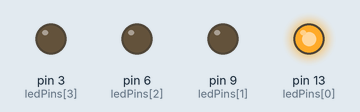
This sketch was run on a simulated Arduino Uno, built with avr-gcc and run on an emulated ATmega328P. On the bench: output pins drawn as LEDs (lit = HIGH).

Above: at 0.2 s.
At 1.2 s:
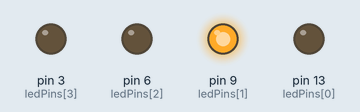
At 2.2 s:
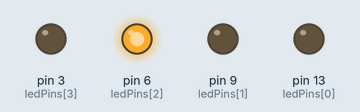
At 3.2 s:
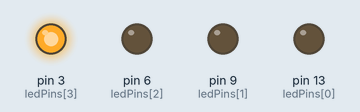
At 4.7 s:
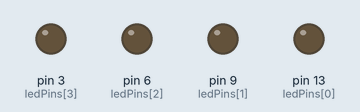
Timing chart, 0 to 5.2 s (numbered marks = the images above):
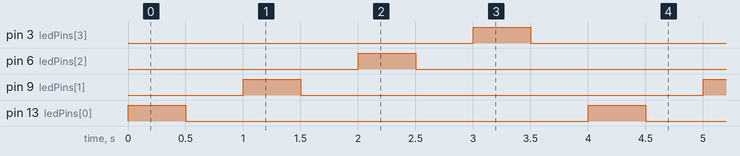

Measured:
- by itself, pin 3 (ledPins[3]), pin 6 (ledPins[2]), pin 9 (ledPins[1]), pin 13 (ledPins[0]): alternates HIGH for 0.50 s and LOW for 3.5 s
- by itself, everything shown: repeats every 4.0 s, in 8 steps

The sketch:

Cod_Sequ_cia_4_Canais.ino
```cpp
const int ledPins[] = {13, 9, 6, 3}; // Pinos onde os LEDs estão conectados

void setup() {
   // Configura os pinos dos LEDs como saída
   for (int i = 0; i < 4; i++) {
      pinMode(ledPins[i], OUTPUT);
   }
}

void loop() {
   // Acende e apaga os LEDs sequencialmente
   for (int i = 0; i < 4; i++) {
      digitalWrite(ledPins[i], HIGH); // Acende o LED
      delay(500); // Espera 0,5 segundos
      digitalWrite(ledPins[i], LOW); // Apaga o LED
      delay(500); // Espera 0,5 segundos
   }
}
```
